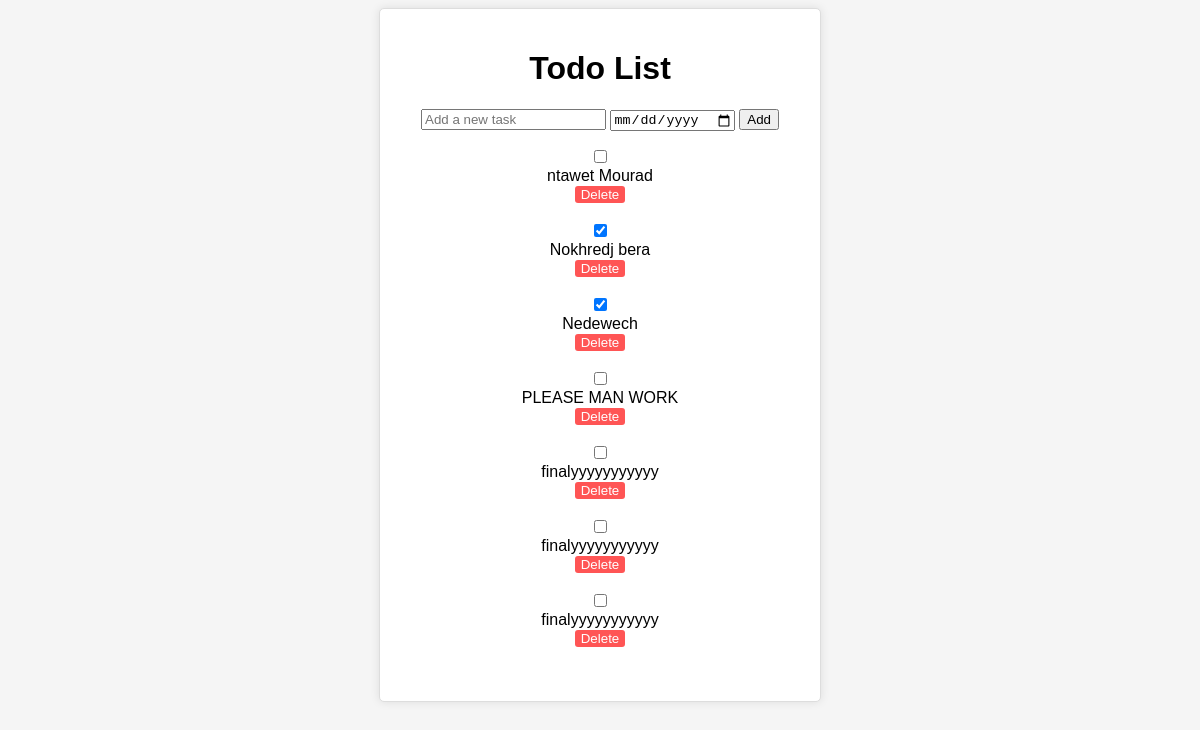
Page /index/todo_page/create/ on the earlier database version.
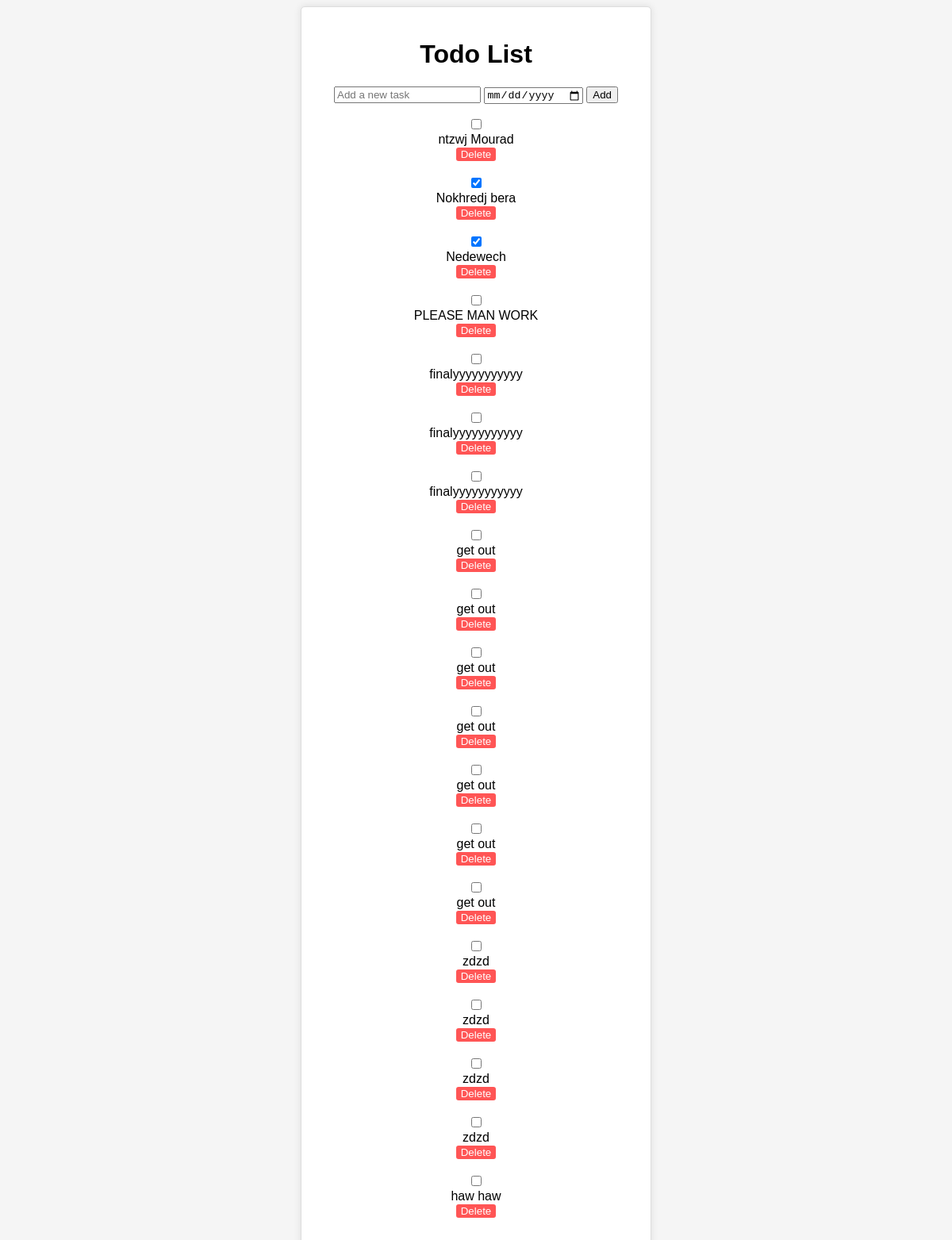
Same page on the later database version.
### playground/models.py (models this page shows, shortened)
class Todo(models.Model):
    date_created = models.DateField()
    task_Text = models.CharField(max_length=250)
    isDone = models.BooleanField(default=False)

### playground/views.py (the view, shortened to what this page needs)
# urls.py: path('todo_page/create/', views.create_todo_page, name='todo_page_create'),
def create_todo_page(request):
    all_tasks = Todo.objects.all()
    return render(request, 'create_Todo-List.html',{'all_tasks': all_tasks})

### playground/templates/create_Todo-List.html (shortened to what this page needs)
<!DOCTYPE html>
<html lang="en">
<head>
    {% load static %}
    <link rel="stylesheet" href="{% static 'styles.css' %}">
</head>
<body>
        <div id="todo-list">
            <h1>Todo List</h1>
            <form method="post" action="{% url 'todo_page_create' %}" id="todo-form">
                <input type="text" id="new-task"     name="task_Txt" placeholder="Add a new task" required>
                <input type="date" id="date-created" name="date" required min="{{ current_date }}">
                <button type="submit" id="add-task">Add</button>
            </form>
            <ul id="task-list">
                {% if all_tasks %}
                {% for Task in all_tasks %}
                <li>
                    <form method="post" action="{% url 'delete_todo' Task.id %}">
                        <input type="checkbox" class="done" name="done" {% if Task.isDone %} checked {%endif%}>
                    </form>
                        <span>{{Task.task_Text}}</span>
                        <form method="post" action="{% url 'delete_todo' Task.id %}">
                            <button class="delete-button" type="submit">Delete</button>
                        </form>
                        <br>
                    </li>
                        {% endfor %}
                {% endif %}
            </ul>
        </div>
</body>
</html>

### playground/static/styles.css (style rules this page uses)
body { font-family: Arial, sans-serif; background-color: #f5f5f5; text-align: center; }
#todo-list { max-width: 400px; margin: 0 auto; background-color: #fff; border: 1px solid #ddd; border-radius: 5px; padding: 20px; box-shadow: 0 0 10px rgba(0, 0, 0, 0.1); }
#task-list { list-style: none; padding: 0; }
.delete-button { background-color: #ff5555; color: #fff; border: none; border-radius: 3px; cursor: pointer; }

Differences in the rows shown:
changed Todo: task_Text "ntawet Mourad" → "ntzwj Mourad"
added Todo: task_Text "get out"
added Todo: task_Text "get out"
added Todo: task_Text "get out"
added Todo: task_Text "get out"
added Todo: task_Text "get out"
added Todo: task_Text "get out"
added Todo: task_Text "get out"
added Todo: task_Text "zdzd"
added Todo: task_Text "zdzd"
added Todo: task_Text "zdzd"
added Todo: task_Text "zdzd"
added Todo: task_Text "haw haw"
